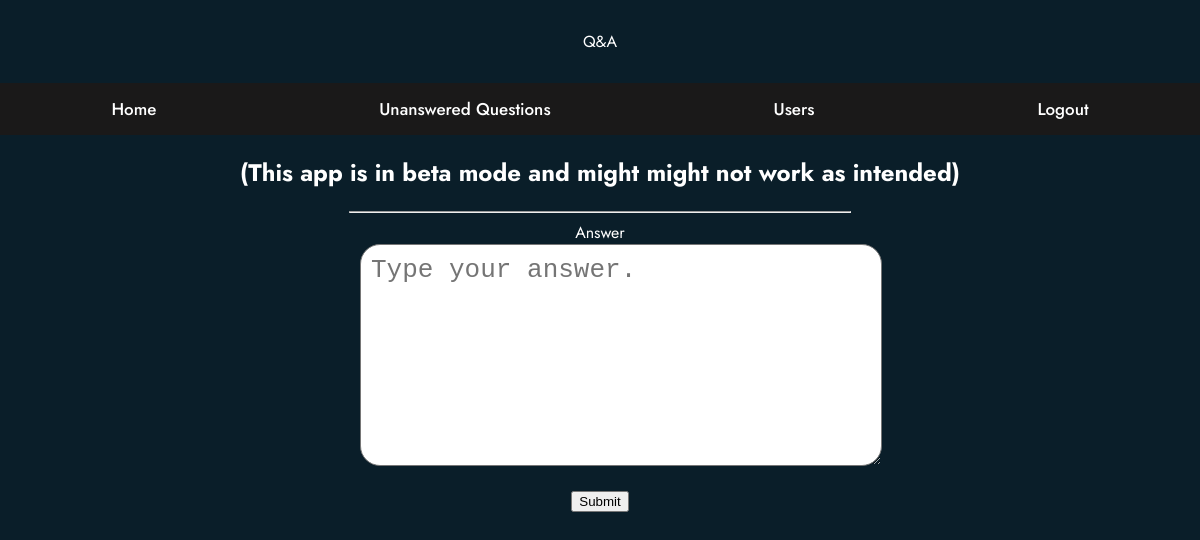
Before: /answer/128 (signed in) with the older database file.
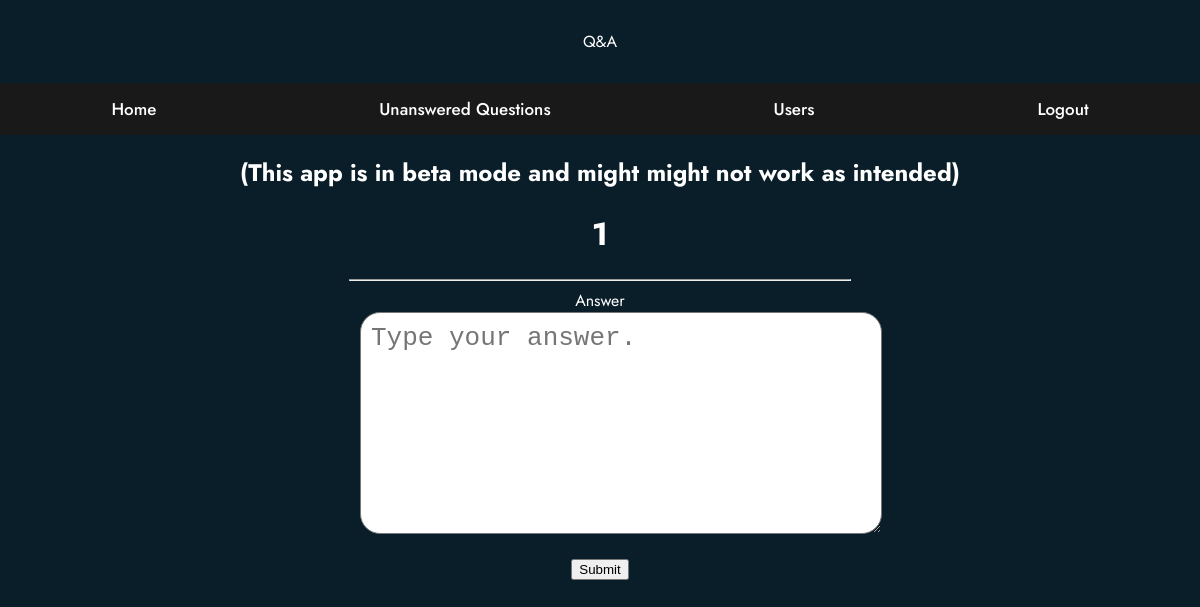
After: the same page with the newer database file.
### tables this page shows
CREATE TABLE questions(
    id integer primary key autoincrement,
    question_text text not null,
    answer_text text,
    asked_by_id integer not null,
    expert_id integer not null
);

### app.py (the view)
@app.route("/answer/<question_id>", methods=["GET", "POST"])
def answer(question_id):
    user = get_current_user()
    if not user:
        return redirect(url_for("login"))
    if user["expert_boolean"] == 0:
        return redirect(url_for("home"))
    db = get_db()
    print("answer route1")
    if request.method == "POST":
        db.execute("update questions set answer_text = ? where id = ?", [
                   request.form["answer_text"], question_id])
        db.commit()
        print("answer route2")
        return redirect(url_for("unanswered"))
    question_cur = db.execute(
        "select id, question_text from questions where id = ?", [question_id])
    question = question_cur.fetchone()
    return render_template("answer.html", user=user, question=question)

### app.py (called while the page is built)
def get_current_user():
    user_result = None
    if "user" in session:
        user = session["user"]
        db = get_db()
        user_cur = db.execute(
            "select id, name_text, password_text, expert_boolean, admin_boolean from users where name_text = ?", [user])
        user_result = user_cur.fetchone()
    return user_result

### database.py (called while the page is built)
def connect_db():
    sql = sqlite3.connect(
        "/Users/jahaan/OneDrive/Programming/webapp/Forum/questions.db")
    print("True")
    sql.row_factory = sqlite3.Row
    return sql

def get_db():
    if not hasattr(g, "sqlite_db"):
        g.sqlite_db = connect_db()
    return g.sqlite_db

### templates/answer.html (shortened to what this page needs)
{% from "show_links.html" import show_links %}
<!DOCTYPE html>
<html lang="en">
  <head>
    <link rel="stylesheet" href="/static/style.css">
  </head>
  <body>
    <div class="header">Q&A</div>
    {{ show_links(user) }}
    <h1>{{ question['question_text'] }}</h1>
    <hr style="background-color: #fff; width: 500px;">
    <form action="{{url_for("answer", question_id=question["id"])}}" method="POST">
      <label for="textArea">Answer</label>
      <textarea class="textarea" placeholder="Type your answer." name="answer"></textarea><br>
      <button type="submit" class="btn btn-primary" name="answer_text">Submit</button><br/>
    </form>
  </body>
</html>

### templates/show_links.html (shortened to what this page needs)
{% macro show_links(user) %}
<ul id="navbar">
    <li><a href="/">Home</a></li>
    {% if user and user["admin_boolean"] == 1 and user["expert_boolean"] == 1 %}
    <li><a href="/unanswered">Unanswered Questions</a></li>
    <li><a href="/users">Users</a></li>
    {% endif %}
    {% if user %}
    <li><a href="/logout">Logout</a></li>
    {% endif %}
</ul>
<h2>(This app is in beta mode and might might not work as intended)</h2>
{% endmacro %}

### static/style.css (style rules this page uses)
.header { box-shadow: 5px solid #1a1919; padding: 30px; text-align: center; }
#navbar { overflow: hidden; background-color: #1a1919; font-family: 'Jost', sans-serif; }
#navbar a { float: left; display: block; text-align: center; padding: 14px 16px; text-decoration: none; font-size: 17px; }
body { background-color: #0a1e29; padding: 0; margin: 0; color: #fff; text-align: center; font-family: 'Jost', sans-serif; }
ul { list-style-type: none; margin: 0; padding: 0; display: flex; align-items: center; flex-direction: row; justify-content: space-around; font-family: 'Jost', sans-serif; }
li { position: relative; padding: 0 20px; height: 100%; display: flex; font-family: 'Jost', sans-serif; }
a { z-index: 1; color: white; text-decoration: none; font-family: 'Jost', sans-serif; font-weight: 500; font-size: 18px; padding: 10px 5px; }
li:before { content: ""; position: absolute; height: 33.33%; width: 0; background-color: #0d7cff; right: 0; z-index: 0; top: 33.33%; transition: all 0.5s; }
li:after { content: ""; position: absolute; height: 33.33%; width: 0; background-color: #0d7cff; left: 0; z-index: 0; bottom: 0; transition: all 0.5s; }
a:before { position: absolute; content: ""; height: 33.33%; width: 0; background-color: #0d7cff; bottom: 66.66%; left: 0; transition: all 0.5s; }
.textarea { width: 500px !important; display: flex; margin-left: 30%; height: 200px; border-radius: 20px; outline: none; padding: 10px; font-size: xx-large; }

Changed rows visible on the page:
added questions: question_text "1"
